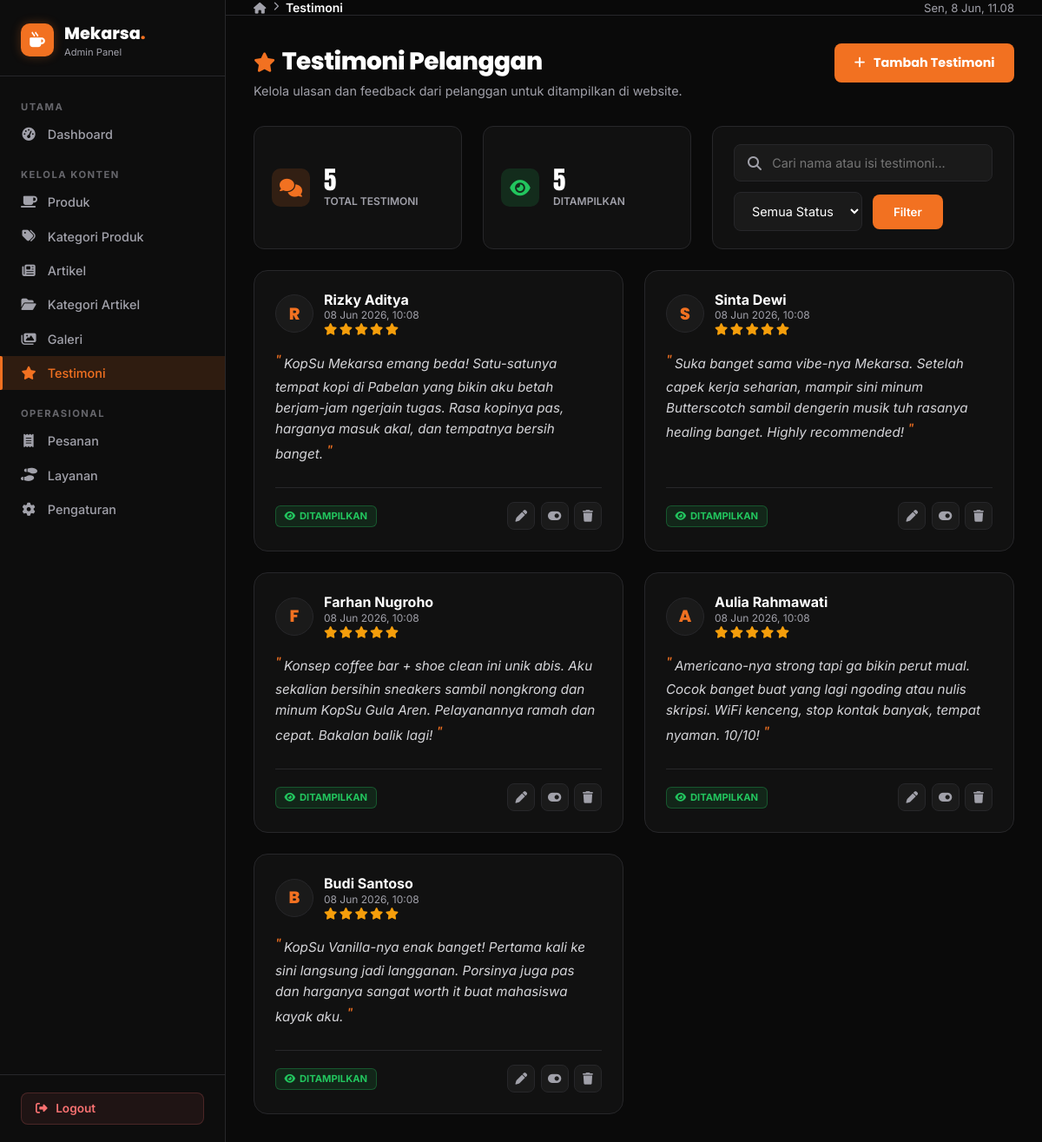
Page /portal-mekarsa/testimonials.php (signed in) on the committed database.
### tables this page shows
CREATE TABLE `testimonials` (
  `id` int(11) NOT NULL,
  `customer_name` varchar(100) NOT NULL,
  `message` text NOT NULL,
  `rating` int(11) DEFAULT 5,
  `status` enum('show','hide') DEFAULT 'show',
  `created_at` timestamp NOT NULL DEFAULT current_timestamp()
);

### portal-mekarsa/testimonials.php (the view, shortened to what this page needs)
<?php
$flashMsg   = '';
try {
    $pdo = getDBConnection();
    $search       = trim($_GET['search'] ?? '');
    $where  = [];
    $params = [];
    $whereSQL = !empty($where) ? 'WHERE ' . implode(' AND ', $where) : '';
    $listStmt = $pdo->prepare("SELECT * FROM testimonials $whereSQL ORDER BY created_at DESC");
    $listStmt->execute($params);
    $testimonials = $listStmt->fetchAll();
    $statsStmt = $pdo->query("SELECT COUNT(*) AS total, SUM(status='show') AS show_count FROM testimonials");
    $stats = $statsStmt->fetch();
} catch (PDOException $e) {
    $testimonials = [];
    $totalRows = 0;
    $stats = ['total' => 0, 'show_count' => 0];
    if (empty($flashMsg)) {
        $flashMsg  = 'Database error: ' . $e->getMessage();
        $flashType = 'error';
    }
}
?>
<!DOCTYPE html>
<html lang="id">
<head>
    <link href="https://cdnjs.cloudflare.com/ajax/libs/font-awesome/6.5.0/css/all.min.css" rel="stylesheet">
</head>
<body>
<aside class="sidebar" id="sidebar">
    <a href="dashboard.php" class="sidebar-brand">
        <div class="sidebar-brand-icon"><i class="fas fa-mug-hot"></i></div>
        <div>
            <div class="sidebar-brand-text">Mekarsa<span>.</span></div>
            <div class="sidebar-brand-sub">Admin Panel</div>
        </div>
    </a>
    <nav class="sidebar-nav">
        <div class="nav-section-label">Utama</div>
        <a href="dashboard.php" class="nav-item"><i class="fas fa-gauge-high"></i> Dashboard</a>
        <div class="nav-section-label" style="margin-top:0.75rem;">Kelola Konten</div>
        <a href="products.php" class="nav-item"><i class="fas fa-mug-saucer"></i> Produk</a>
        <a href="product-categories.php" class="nav-item"><i class="fas fa-tags"></i> Kategori Produk</a>
        <a href="articles.php" class="nav-item"><i class="fas fa-newspaper"></i> Artikel</a>
        <a href="article-categories.php" class="nav-item"><i class="fas fa-folder-open"></i> Kategori Artikel</a>
        <a href="gallery.php" class="nav-item"><i class="fas fa-images"></i> Galeri</a>
        <a href="testimonials.php" class="nav-item active"><i class="fas fa-star"></i> Testimoni</a>
        <div class="nav-section-label" style="margin-top:0.75rem;">Operasional</div>
        <a href="orders.php" class="nav-item"><i class="fas fa-receipt"></i> Pesanan</a>
        <a href="support-services.php" class="nav-item"><i class="fas fa-shoe-prints"></i> Layanan</a>
        <a href="settings.php" class="nav-item"><i class="fas fa-gear"></i> Pengaturan</a>
    </nav>
    <div class="sidebar-footer">
        <a href="logout.php" class="btn-logout" onclick="return confirm('Yakin ingin logout?')"><i class="fas fa-right-from-bracket"></i> Logout</a>
    </div>
</aside>
<div class="main">
    <header class="topbar">
        <div class="topbar-left">
            <nav class="breadcrumb">
                <a href="dashboard.php"><i class="fas fa-house" style="font-size:0.8rem;"></i></a>
                <i class="fas fa-chevron-right" style="font-size:0.65rem;"></i>
                <span>Testimoni</span>
            </nav>
        </div>
        <div class="topbar-right">
            <span class="topbar-time" id="currentTime"></span>
        </div>
    </header>
    <main class="page-content">
        <div class="page-header">
            <div class="page-header-title">
                <h1><i class="fas fa-star" style="color:var(--orange);margin-right:0.5rem;font-size:1.4rem;"></i>Testimoni Pelanggan</h1>
                <p>Kelola ulasan dan feedback dari pelanggan untuk ditampilkan di website.</p>
            </div>
            <button class="btn-add" onclick="openAddModal()">
                <i class="fas fa-plus"></i> Tambah Testimoni
            </button>
        </div>
        <div class="top-widgets">
            <div class="stat-card">
                <div class="stat-icon"><i class="fas fa-comments"></i></div>
                <div>
                    <div class="stat-val"><?= $stats['total'] ?? 0 ?></div>
                    <div class="stat-lbl">Total Testimoni</div>
                </div>
            </div>
            <div class="stat-card">
                <div class="stat-icon stat-icon--green"><i class="fas fa-eye"></i></div>
                <div>
                    <div class="stat-val"><?= $stats['show_count'] ?? 0 ?></div>
                    <div class="stat-lbl">Ditampilkan</div>
                </div>
            </div>
            <div class="filter-bar">
                <form method="GET" action="testimonials.php">
                    <div class="search-group">
                        <input type="text" name="search" class="search-input" placeholder="Cari nama atau isi testimoni..." value="<?= htmlspecialchars($search) ?>">
                    </div>
                    <select name="status" class="filter-select">
                        <option value="">Semua Status</option>
                    </select>
                    <button type="submit" class="btn-filter">Filter</button>
                </form>
            </div>
        </div>
        <div class="testi-grid">
            <?php if (!empty($testimonials)): ?>
                <?php foreach ($testimonials as $t): ?>
                    <div class="testi-card">
                        <div class="testi-header">
                            <div class="testi-user">
                                <div class="testi-avatar"><?= strtoupper(substr($t['customer_name'], 0, 1)) ?></div>
                                <div>
                                    <div class="testi-name"><?= htmlspecialchars($t['customer_name']) ?></div>
                                    <div class="testi-date"><?= date('d M Y, H:i', strtotime($t['created_at'])) ?></div>
                                    <div class="testi-rating">
                                        <?php for($i=1; $i<=5; $i++): ?>
                                            <i class="fas fa-star <?= $i <= $t['rating'] ? '' : 'empty' ?>"></i>
                                        <?php endfor; ?>
                                    </div>
                                </div>
                            </div>
                        </div>
                        <div class="testi-msg">
                            <?= nl2br(htmlspecialchars($t['message'])) ?>
                        </div>
                        <div class="testi-footer">
                            <div>
                                <?php if ($t['status'] === 'show'): ?>
                                    <span class="badge badge--show"><i class="fas fa-eye"></i> Ditampilkan</span>
                                <?php else: ?>
                                    <span class="badge badge--hide"><i class="fas fa-eye-slash"></i> Sembunyi</span>
                                <?php endif; ?>
                            </div>
                            <div class="action-group">
                                <button class="action-btn" onclick="openEditModal(<?= htmlspecialchars(json_encode($t)) ?>)" title="Edit">
                                    <i class="fas fa-pen"></i>
                                </button>
                                <form method="POST" style="display:inline;">
                                    <button type="submit" class="action-btn action-btn--success" title="<?= $t['status'] === 'show' ? 'Sembunyikan' : 'Tampilkan' ?>">
                                        <i class="fas <?= $t['status'] === 'show' ? 'fa-toggle-on' : 'fa-toggle-off' ?>"></i>
                                    </button>
                                </form>
                                <button class="action-btn action-btn--danger" onclick="confirmDelete(<?= $t['id'] ?>, '<?= addslashes(htmlspecialchars($t['customer_name'])) ?>')" title="Hapus">
                                    <i class="fas fa-trash"></i>
                                </button>
                            </div>
                        </div>
                    </div>
                <?php endforeach; ?>
            <?php endif; ?>
        </div>
    </main>
</div>
</body>
</html>

### rows in the picture
testimonials: customer_name "R", customer_name "Rizky Aditya", created_at "08 Jun 2026, 10:08", rating 5 (drawn), message "KopSu Mekarsa emang beda! Satu-satunya tempat kopi di Pabelan yang bikin aku betah berjam-jam ngerjain tugas. Rasa kopinya pas, harganya masuk akal, dan tempatnya bersih banget.", status "show" (drawn)
testimonials: customer_name "S", customer_name "Sinta Dewi", created_at "08 Jun 2026, 10:08", rating 5 (drawn), message "Suka banget sama vibe-nya Mekarsa. Setelah capek kerja seharian, mampir sini minum Butterscotch sambil dengerin musik tuh rasanya healing banget. Highly recommended!", status "show" (drawn)
testimonials: customer_name "F", customer_name "Farhan Nugroho", created_at "08 Jun 2026, 10:08", rating 5 (drawn), message "Konsep coffee bar + shoe clean ini unik abis. Aku sekalian bersihin sneakers sambil nongkrong dan minum KopSu Gula Aren. Pelayanannya ramah dan cepat. Bakalan balik lagi!", status "show" (drawn)
testimonials: customer_name "A", customer_name "Aulia Rahmawati", created_at "08 Jun 2026, 10:08", rating 5 (drawn), message "Americano-nya strong tapi ga bikin perut mual. Cocok banget buat yang lagi ngoding atau nulis skripsi. WiFi kenceng, stop kontak banyak, tempat nyaman. 10/10!", status "show" (drawn)
testimonials: customer_name "B", customer_name "Budi Santoso", created_at "08 Jun 2026, 10:08", rating 5 (drawn), message "KopSu Vanilla-nya enak banget! Pertama kali ke sini langsung jadi langganan. Porsinya juga pas dan harganya sangat worth it buat mahasiswa kayak aku.", status "show" (drawn)

### other values in the picture
$stats['total'] "5"
$stats['show_count'] "5"
